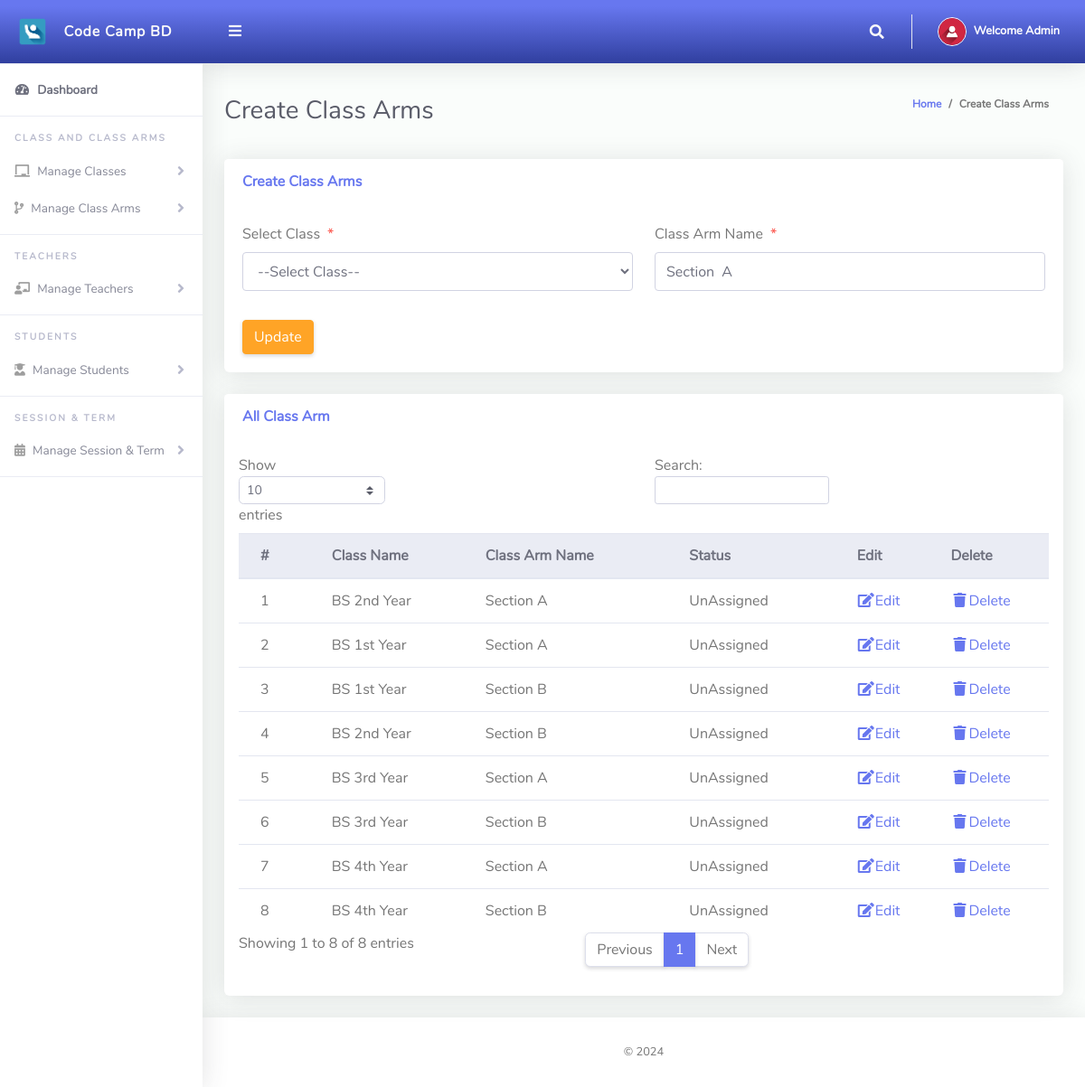
The app's page /Admin/createClassArms.php?action=edit&Id=8 (signed in) with its own data.
### tables this page shows
CREATE TABLE `tblclassarms` (
  `Id` int(10) NOT NULL,
  `classId` varchar(10) NOT NULL,
  `classArmName` varchar(255) NOT NULL,
  `isAssigned` varchar(10) NOT NULL
);

CREATE TABLE `tblclass` (
  `Id` int(10) NOT NULL,
  `className` varchar(255) NOT NULL
);

### Admin/createClassArms.php (the view, shortened to what this page needs)
<?php
include '../Includes/dbcon.php';
if (isset($_GET['Id']) && isset($_GET['action']) && $_GET['action'] == "edit") {
  $Id = $_GET['Id'];
  $query = mysqli_query($conn, "select * from tblclassarms where Id ='$Id'");
  $row = mysqli_fetch_array($query);
}
?>
<!DOCTYPE html>
<html lang="en">
<head>
  <link href="../vendor/fontawesome-free/css/all.min.css" rel="stylesheet" type="text/css">
  <link href="../vendor/bootstrap/css/bootstrap.min.css" rel="stylesheet" type="text/css">
  <link href="css/ruang-admin.min.css" rel="stylesheet">
</head>
<body id="page-top">
  <div id="wrapper">
    <?php include "Includes/sidebar.php"; ?>
    <div id="content-wrapper" class="d-flex flex-column">
      <div id="content">
        <?php include "Includes/topbar.php"; ?>
        <div class="container-fluid" id="container-wrapper">
          <div class="d-sm-flex align-items-center justify-content-between mb-4">
            <h1 class="h3 mb-0 text-gray-800">Create Class Arms</h1>
            <ol class="breadcrumb">
              <li class="breadcrumb-item"><a href="./">Home</a></li>
              <li class="breadcrumb-item active" aria-current="page">Create Class Arms</li>
            </ol>
          </div>
          <div class="row">
            <div class="col-lg-12">
              <div class="card mb-4">
                <div class="card-header py-3 d-flex flex-row align-items-center justify-content-between">
                  <h6 class="m-0 font-weight-bold text-primary">Create Class Arms</h6>
                </div>
                <div class="card-body">
                  <form method="post">
                    <div class="form-group row mb-3">
                      <div class="col-xl-6">
                        <label class="form-control-label">Select Class<span class="text-danger ml-2">*</span></label>
                        <?php
                        $qry = "SELECT * FROM tblclass ORDER BY className ASC";
                        $result = $conn->query($qry);
                        $num = $result->num_rows;
                        if ($num > 0) {
                          echo ' <select required name="classId" class="form-control mb-3">';
                          echo '<option value="">--Select Class--</option>';
                          echo '</select>';
                        }
                        ?>
                      </div>
                      <div class="col-xl-6">
                        <label class="form-control-label">Class Arm Name<span class="text-danger ml-2">*</span></label>
                        <input type="text" class="form-control" name="classArmName" value="<?php echo $row['classArmName']; ?>" id="exampleInputFirstName" placeholder="Class Arm Name">
                      </div>
                    </div>
                    <?php
                    if (isset($Id)) {
                    ?>
                      <button type="submit" name="update" class="btn btn-warning">Update</button>
                    <?php
                    } else {
                    ?>
                      <button type="submit" name="save" class="btn btn-primary">Save</button>
                    <?php
                    }
                    ?>
                  </form>
                </div>
              </div>
              <div class="row">
                <div class="col-lg-12">
                  <div class="card mb-4">
                    <div class="card-header py-3 d-flex flex-row align-items-center justify-content-between">
                      <h6 class="m-0 font-weight-bold text-primary">All Class Arm</h6>
                    </div>
                    <div class="table-responsive p-3">
                      <table class="table align-items-center table-flush table-hover" id="dataTableHover">
                        <thead class="thead-light">
                          <tr>
                            <th>#</th>
                            <th>Class Name</th>
                            <th>Class Arm Name</th>
                            <th>Status</th>
                            <th>Edit</th>
                            <th>Delete</th>
                          </tr>
                        </thead>
                        <tbody>
                          <?php
                          $query = "SELECT tblclassarms.Id,tblclassarms.isAssigned,tblclass.className,tblclassarms.classArmName
                      FROM tblclassarms
                      INNER JOIN tblclass ON tblclass.Id = tblclassarms.classId";
                          $rs = $conn->query($query);
                          $num = $rs->num_rows;
                          $sn = 0;
                          $status = "";
                          if ($num > 0) {
                            while ($rows = $rs->fetch_assoc()) {
                              if ($rows['isAssigned'] == '1') {
                                $status = "Assigned";
                              } else {
                                $status = "UnAssigned";
                              }
                              $sn = $sn + 1;
                              echo "
                              <tr>
                                <td>" . $sn . "</td>
                                <td>" . $rows['className'] . "</td>
                                <td>" . $rows['classArmName'] . "</td>
                                <td>" . $status . "</td>
                                <td><a href='?action=edit&Id=" . $rows['Id'] . "'><i class='fas fa-fw fa-edit'></i>Edit</a></td>
                                <td><a href='?action=delete&Id=" . $rows['Id'] . "'><i class='fas fa-fw fa-trash'></i>Delete</a></td>
                              </tr>";
                            }
                          } else {
                            echo
                            "<div class='alert alert-danger' role='alert'>
                            No Record Found!
                            </div>";
                          }
                          ?>
                        </tbody>
                      </table>
                    </div>
                  </div>
                </div>
              </div>
            </div>
          </div>
        </div>
        <?php include "Includes/footer.php"; ?>
      </div>
    </div>
</body>
</html>

### Admin/Includes/topbar.php (shortened to what this page needs)
<?php
  $query = "SELECT * FROM tbladmin WHERE Id = ".$_SESSION['userId']."";
  $rs = $conn->query($query);
  $rows = $rs->fetch_assoc();
  $fullName = $rows['firstName']." ".$rows['lastName'];
?>
<nav class="navbar navbar-expand navbar-light bg-gradient-primary topbar mb-4 static-top">
          <button id="sidebarToggleTop" class="btn btn-link rounded-circle mr-3">
            <i class="fa fa-bars"></i>
          </button>
          <ul class="navbar-nav ml-auto">
            <li class="nav-item dropdown no-arrow">
              <a class="nav-link dropdown-toggle" href="#" id="searchDropdown" role="button" data-toggle="dropdown"
                aria-haspopup="true" aria-expanded="false">
                <i class="fas fa-search fa-fw"></i>
              </a>
            </li>
            <li class="nav-item dropdown no-arrow">
              <a class="nav-link dropdown-toggle" href="#" id="userDropdown" role="button" data-toggle="dropdown"
                aria-haspopup="true" aria-expanded="false">
                <img class="img-profile rounded-circle" src="img/user-icn.png" style="max-width: 60px">
                <span class="ml-2 d-none d-lg-inline text-white small"><b>Welcome <?php echo $fullName;?></b></span>
              </a>
            </li>
          </ul>
        </nav>

### records on screen
tblclassarms: classArmName "Section A", classId.className "BS 2nd Year", isAssigned "UnAssigned"
tblclassarms: classId.className "BS 1st Year", classArmName "Section A", isAssigned "UnAssigned"
tblclassarms: classId.className "BS 1st Year", classArmName "Section B", isAssigned "UnAssigned"
tblclassarms: classId.className "BS 2nd Year", classArmName "Section B", isAssigned "UnAssigned"
tblclassarms: classId.className "BS 3rd Year", classArmName "Section A", isAssigned "UnAssigned"
tblclassarms: classId.className "BS 3rd Year", classArmName "Section B", isAssigned "UnAssigned"
tblclassarms: classId.className "BS 4th Year", classArmName "Section A", isAssigned "UnAssigned"
tblclassarms: classId.className "BS 4th Year", classArmName "Section B", isAssigned "UnAssigned"

### other values on screen
$fullName "Admin"
